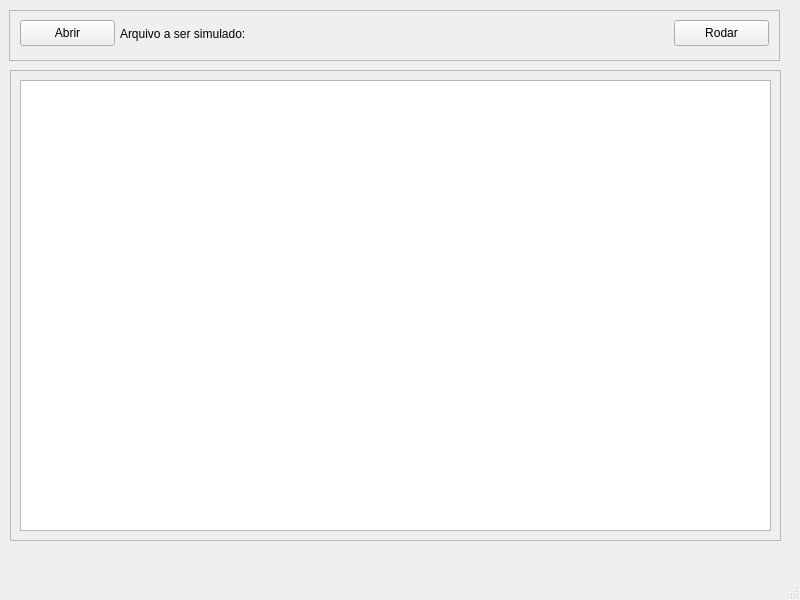
<?xml version="1.0" encoding="UTF-8"?>
<ui version="4.0">
 <class>MainWindow</class>
 <widget class="QMainWindow" name="MainWindow">
  <property name="geometry">
   <rect>
    <x>0</x>
    <y>0</y>
    <width>800</width>
    <height>600</height>
   </rect>
  </property>
  <property name="windowTitle">
   <string>Trabalho Circuitos Elétricos 2</string>
  </property>
  <widget class="QWidget" name="centralwidget">
   <widget class="QPushButton" name="b_abrir">
    <property name="geometry">
     <rect>
      <x>20</x>
      <y>20</y>
      <width>95</width>
      <height>26</height>
     </rect>
    </property>
    <property name="text">
     <string>Abrir</string>
    </property>
   </widget>
   <widget class="QPushButton" name="pushButton_2">
    <property name="geometry">
     <rect>
      <x>674</x>
      <y>20</y>
      <width>95</width>
      <height>26</height>
     </rect>
    </property>
    <property name="text">
     <string>Rodar</string>
    </property>
   </widget>
   <widget class="QFrame" name="frame">
    <property name="geometry">
     <rect>
      <x>10</x>
      <y>70</y>
      <width>771</width>
      <height>471</height>
     </rect>
    </property>
    <property name="frameShape">
     <enum>QFrame::StyledPanel</enum>
    </property>
    <property name="frameShadow">
     <enum>QFrame::Raised</enum>
    </property>
    <widget class="QTextBrowser" name="console">
     <property name="geometry">
      <rect>
       <x>10</x>
       <y>10</y>
       <width>751</width>
       <height>451</height>
      </rect>
     </property>
     <property name="documentTitle">
      <string>Console</string>
     </property>
     <property name="html">
      <string>&lt;!DOCTYPE HTML PUBLIC &quot;-//W3C//DTD HTML 4.0//EN&quot; &quot;http://www.w3.org/TR/REC-html40/strict.dtd&quot;&gt;
&lt;html&gt;&lt;head&gt;&lt;meta name=&quot;qrichtext&quot; content=&quot;1&quot; /&gt;&lt;title&gt;Console&lt;/title&gt;&lt;style type=&quot;text/css&quot;&gt;
p, li { white-space: pre-wrap; }
&lt;/style&gt;&lt;/head&gt;&lt;body style=&quot; font-family:'CMU Sans Serif Medium'; font-size:11pt; font-weight:400; font-style:normal;&quot;&gt;
&lt;p style=&quot;-qt-paragraph-type:empty; margin-top:0px; margin-bottom:0px; margin-left:0px; margin-right:0px; -qt-block-indent:0; text-indent:0px;&quot;&gt;&lt;br /&gt;&lt;/p&gt;&lt;/body&gt;&lt;/html&gt;</string>
     </property>
    </widget>
   </widget>
   <widget class="QFrame" name="frame_2">
    <property name="geometry">
     <rect>
      <x>9</x>
      <y>10</y>
      <width>771</width>
      <height>51</height>
     </rect>
    </property>
    <property name="frameShape">
     <enum>QFrame::StyledPanel</enum>
    </property>
    <property name="frameShadow">
     <enum>QFrame::Raised</enum>
    </property>
    <widget class="QLabel" name="dir">
     <property name="geometry">
      <rect>
       <x>111</x>
       <y>15</y>
       <width>551</width>
       <height>18</height>
      </rect>
     </property>
     <property name="text">
      <string>Arquivo a ser simulado:</string>
     </property>
    </widget>
   </widget>
   <zorder>frame_2</zorder>
   <zorder>b_abrir</zorder>
   <zorder>pushButton_2</zorder>
   <zorder>frame</zorder>
  </widget>
  <widget class="QMenuBar" name="menubar">
   <property name="geometry">
    <rect>
     <x>0</x>
     <y>0</y>
     <width>800</width>
     <height>23</height>
    </rect>
   </property>
  </widget>
  <widget class="QStatusBar" name="statusbar"/>
 </widget>
 <resources/>
 <connections/>
</ui>
